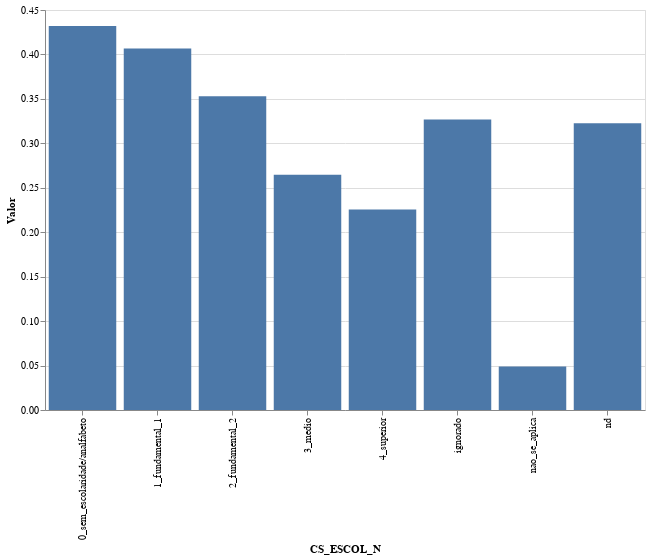

Notebook code for this chart:
### Markdown cell above
## Escolaridade

### Code cell
#hide_input
#collapse_output

x_col = 'CS_ESCOL_N'
cat_col = None
sel_cols = ['UF_RES']
selection_dict = {}
selection_dict['UF_RES'] = ' != "nd"'
dataFrame2Chart(df_srag,x_col,cat_col,sel_cols,selection_dict,total=True,mark_type='bar')

### Figure 1 — Vega-Lite specification as saved in the notebook (floating-point values rounded to 4 significant figures; data arrays with more than 128 entries replaced by an {"elided": "..."} marker saying what was removed)
{"config": {"view": {"continuousWidth": 400, "continuousHeight": 300}}, "data": {"name": "data-efe232de2dd391f4fd011bf65d601f82"}, "mark": "bar", "encoding": {"tooltip": [{"type": "nominal", "field": "CS_ESCOL_N"}, {"type": "nominal", "field": "UF_RES"}, {"type": "quantitative", "field": "cura"}, {"type": "quantitative", "field": "ignorado"}, {"type": "quantitative", "field": "nd"}, {"type": "quantitative", "field": "obito"}, {"type": "quantitative", "field": "obito_outras_causas"}, {"type": "quantitative", "field": "total"}, {"type": "quantitative", "field": "tx_obito_andamento"}, {"type": "quantitative", "field": "tx_obito_concluido"}], "x": {"type": "nominal", "field": "CS_ESCOL_N"}, "y": {"type": "quantitative", "field": "Valor"}}, "height": 400, "selection": {"selector006": {"type": "single", "fields": ["Y_col"], "bind": {"input": "select", "options": ["cura", "ignorado", "nd", "obito", "obito_outras_causas", "total", "tx_obito_andamento", "tx_obito_concluido"], "name": "Y_col"}, "init": {"Y_col": "tx_obito_concluido"}}, "Selecione": {"type": "single", "fields": ["UF_RES"], "init": {"UF_RES": "--TODOS--"}, "bind": {"UF_RES": {"input": "select", "options": ["--TODOS--", "11_Rondônia", "12_Acre", "13_Amazonas", "14_Roraima", "15_Pará", "16_Amapá", "17_Tocantins", "21_Maranhão", "22_Piauí", "23_Ceará", "24_Rio Grande do Norte", "25_Paraíba", "26_Pernambuco", "27_Alagoas", "28_Sergipe", "29_Bahia", "31_Minas Gerais", "32_Espírito Santo", "33_Rio de Janeiro", "35_São Paulo", "41_Paraná", "42_Santa Catarina", "43_Rio Grande do Sul", "50_Mato Grosso do Sul", "51_Mato Grosso", "52_Goiás", "53_Distrito Federal", "nan_nd"]}}}}, "transform": [{"fold": ["cura", "ignorado", "nd", "obito", "obito_outras_causas", "total", "tx_obito_andamento", "tx_obito_concluido"], "as": ["Y_col", "Valor"]}, {"filter": {"selection": "selector006"}}, {"filter": {"selection": "Selecione"}}], "width": 600, "$schema": "https://vega.github.io/schema/vega-lite/v4.8.1.json", "datasets": {"data-efe232de2dd391f4fd011bf65d601f82": {"elided": "232 records"}}}
